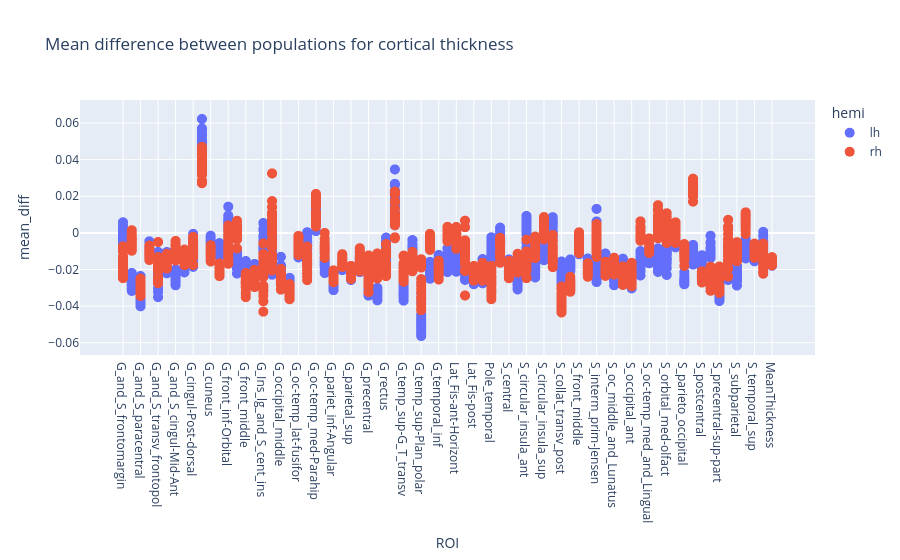

The code cell stored with this chart in its notebook:
### Markdown cell above
#### Mean difference

### Code cell
mean_diff = cohen_d_thickness.copy()
mean_diff["mean_diff"] = mean_diff["mean_pop1"] - mean_diff["mean_pop2"]
# filter out the ROI eTIV and BrainSegVolNotVent
mean_diff = mean_diff[~mean_diff["ROI"].isin(["eTIV", "BrainSegVolNotVent"])]

fig = px.scatter(
    mean_diff,
    x="ROI",
    y="mean_diff",
    color="hemi",
    hover_name="ROI",
    title="Mean difference between populations for cortical thickness",
).update_traces(marker=dict(size=10))
print_figure(fig, filename="figures/mean_diff_thickness.png")

### Figure 1 — Plotly figure (JSON) as saved in the notebook; plotly's stock layout.template omitted (floating-point values rounded to 4 significant figures; data arrays with more than 128 entries replaced by an {"elided": "..."} marker saying what was removed)
{"data": [{"hovertemplate": "<b>%{hovertext}</b><br><br>hemi=lh<br>ROI=%{x}<br>mean_diff=%{y}<extra></extra>", "hovertext": {"elided": "1875 str values"}, "legendgroup": "lh", "marker": {"color": "#636efa", "size": 10, "symbol": "circle"}, "mode": "markers", "name": "lh", "showlegend": true, "type": "scattergl", "x": {"elided": "1875 str values"}, "xaxis": "x", "y": {"elided": "1875 float values"}, "yaxis": "y"}, {"hovertemplate": "<b>%{hovertext}</b><br><br>hemi=rh<br>ROI=%{x}<br>mean_diff=%{y}<extra></extra>", "hovertext": {"elided": "1875 str values"}, "legendgroup": "rh", "marker": {"color": "#EF553B", "size": 10, "symbol": "circle"}, "mode": "markers", "name": "rh", "showlegend": true, "type": "scattergl", "x": {"elided": "1875 str values"}, "xaxis": "x", "y": {"elided": "1875 float values"}, "yaxis": "y"}], "layout": {"legend": {"title": {"text": "hemi"}, "tracegroupgap": 0}, "title": {"text": "Mean difference between populations for cortical thickness"}, "xaxis": {"anchor": "y", "domain": [0, 1], "title": {"text": "ROI"}}, "yaxis": {"anchor": "x", "domain": [0, 1], "title": {"text": "mean_diff"}}}}
